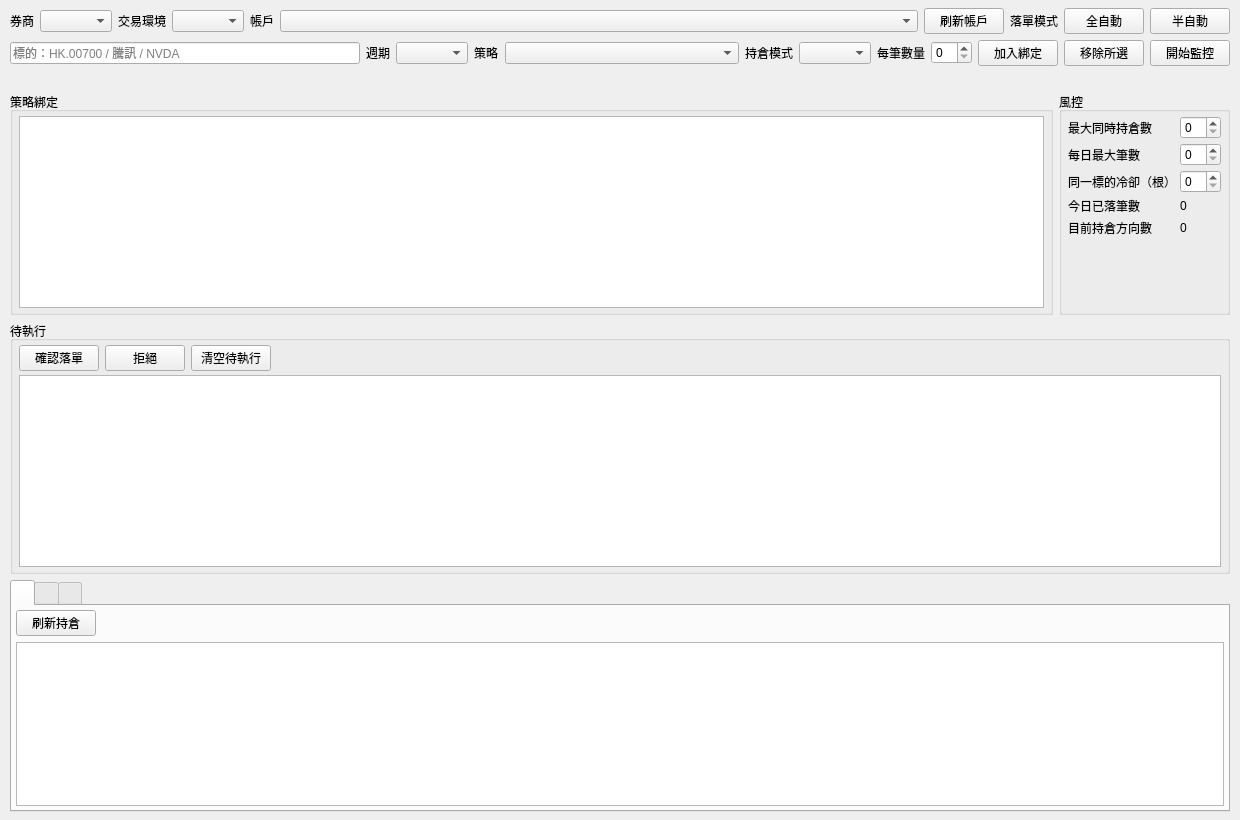
<?xml version="1.0" encoding="UTF-8"?>
<ui version="4.0">
 <class>QuantPage</class>
 <widget class="QWidget" name="quant_page">
  <property name="geometry">
   <rect>
    <x>0</x>
    <y>0</y>
    <width>1240</width>
    <height>820</height>
   </rect>
  </property>
  <layout class="QVBoxLayout" name="pageLayout">
   <property name="leftMargin"><number>10</number></property>
   <property name="topMargin"><number>8</number></property>
   <property name="rightMargin"><number>10</number></property>
   <property name="bottomMargin"><number>8</number></property>
   <property name="spacing"><number>6</number></property>
   <!-- 輸入行 1：交易邊界（券商／環境／帳戶／落單模式）。
        選項內容（券商名單、SIMULATE/REAL、帳戶清單）屬資料 → quant_page.py 按
        modules.registry.BROKERS + modules.trade_base.TRADE_ENVS + trade_accounts 填。
        模式開關（用戶：「兩者都要，頁上有開關」）= 兩個互斥可撳按鈕，狀態一眼睇到。 -->
   <item>
    <layout class="QHBoxLayout" name="connRow">
     <property name="spacing"><number>6</number></property>
     <item>
      <widget class="QLabel" name="qnt_broker_lbl">
       <property name="text"><string>券商</string></property>
      </widget>
     </item>
     <item>
      <widget class="QComboBox" name="qnt_broker"/>
     </item>
     <item>
      <widget class="QLabel" name="qnt_env_lbl">
       <property name="text"><string>交易環境</string></property>
      </widget>
     </item>
     <item>
      <widget class="QComboBox" name="qnt_env"/>
     </item>
     <item>
      <widget class="QLabel" name="qnt_account_lbl">
       <property name="text"><string>帳戶</string></property>
      </widget>
     </item>
     <item>
      <widget class="QComboBox" name="qnt_account">
       <property name="sizePolicy">
        <sizepolicy hsizetype="Expanding" vsizetype="Fixed">
         <horstretch>2</horstretch><verstretch>0</verstretch>
        </sizepolicy>
       </property>
     </widget>
     </item>
     <item>
      <widget class="QPushButton" name="qnt_acc_refresh">
       <property name="text"><string>刷新帳戶</string></property>
      </widget>
     </item>
     <item>
      <widget class="QLabel" name="qnt_mode_lbl">
       <property name="text"><string>落單模式</string></property>
      </widget>
     </item>
     <item>
      <widget class="QPushButton" name="qnt_mode_auto">
       <property name="checkable"><bool>true</bool></property>
       <property name="text"><string>全自動</string></property>
      </widget>
     </item>
     <item>
      <widget class="QPushButton" name="qnt_mode_semi">
       <property name="checkable"><bool>true</bool></property>
       <property name="text"><string>半自動</string></property>
      </widget>
     </item>
    </layout>
   </item>
   <!-- 輸入行 2：新增綁定（標的 × 週期 × 策略 × 持倉模式 × 每筆數量）。
        持倉模式 = position_model.MODES（同回測頁共用一份 enum，label 用 mode_* key）；
        週期清單 = quotes_page.KTYPES；策略清單 = StrategyManager → 一律 code 填 -->
   <item>
    <layout class="QHBoxLayout" name="addRow">
     <property name="spacing"><number>6</number></property>
     <item>
      <widget class="QLineEdit" name="qnt_symbol">
       <property name="sizePolicy">
        <sizepolicy hsizetype="Expanding" vsizetype="Fixed">
         <horstretch>3</horstretch><verstretch>0</verstretch>
        </sizepolicy>
       </property>
       <property name="placeholderText"><string>標的：HK.00700 / 騰訊 / NVDA</string></property>
      </widget>
     </item>
     <item>
      <widget class="QLabel" name="qnt_ktype_lbl">
       <property name="text"><string>週期</string></property>
      </widget>
     </item>
     <item>
      <widget class="QComboBox" name="qnt_ktype"/>
     </item>
     <item>
      <widget class="QLabel" name="qnt_strategy_lbl">
       <property name="text"><string>策略</string></property>
      </widget>
     </item>
     <item>
      <widget class="QComboBox" name="qnt_strategy">
       <property name="sizePolicy">
        <sizepolicy hsizetype="Expanding" vsizetype="Fixed">
         <horstretch>2</horstretch><verstretch>0</verstretch>
        </sizepolicy>
       </property>
      </widget>
     </item>
     <item>
      <widget class="QLabel" name="qnt_mode_pos_lbl">
       <property name="text"><string>持倉模式</string></property>
      </widget>
     </item>
     <item>
      <widget class="QComboBox" name="qnt_mode"/>
     </item>
     <item>
      <widget class="QLabel" name="qnt_qty_lbl">
       <property name="text"><string>每筆數量</string></property>
      </widget>
     </item>
     <item>
      <widget class="QSpinBox" name="qnt_qty"/>
     </item>
     <item>
      <widget class="QPushButton" name="qnt_add_btn">
       <property name="text"><string>加入綁定</string></property>
      </widget>
     </item>
     <item>
      <widget class="QPushButton" name="qnt_remove_btn">
       <property name="text"><string>移除所選</string></property>
      </widget>
     </item>
     <item>
      <widget class="QPushButton" name="qnt_watch_btn">
       <property name="checkable"><bool>true</bool></property>
       <property name="text"><string>開始監控</string></property>
      </widget>
     </item>
    </layout>
   </item>
   <item>
    <layout class="QHBoxLayout" name="statusRow">
     <item>
      <widget class="QLabel" name="qnt_status">
       <property name="sizePolicy">
        <sizepolicy hsizetype="Expanding" vsizetype="Preferred">
         <horstretch>0</horstretch><verstretch>0</verstretch>
        </sizepolicy>
       </property>
       <property name="text"><string/></property>
      </widget>
     </item>
     <item>
      <widget class="QLabel" name="qnt_hint">
       <property name="sizePolicy">
        <sizepolicy hsizetype="Expanding" vsizetype="Preferred">
         <horstretch>2</horstretch><verstretch>0</verstretch>
        </sizepolicy>
       </property>
       <property name="wordWrap"><bool>true</bool></property>
       <property name="text"><string/></property>
      </widget>
     </item>
    </layout>
   </item>
   <!-- 主區：左 = 綁定表（即時執行個體），右 = 風控卡（用戶：「最小三項」，全部可調）。
        兩邊都要睇到先至安全：全自動落單而家受咩限制，一屏過。 -->
   <item>
    <layout class="QHBoxLayout" name="mainRow">
     <property name="spacing"><number>6</number></property>
     <item>
      <widget class="QGroupBox" name="qnt_bind_card">
       <property name="title"><string>策略綁定</string></property>
       <property name="sizePolicy">
        <sizepolicy hsizetype="Expanding" vsizetype="Expanding">
         <horstretch>4</horstretch><verstretch>0</verstretch>
        </sizepolicy>
       </property>
       <layout class="QVBoxLayout" name="bindCol">
        <property name="leftMargin"><number>6</number></property>
        <property name="topMargin"><number>4</number></property>
        <property name="rightMargin"><number>6</number></property>
        <property name="bottomMargin"><number>4</number></property>
        <property name="spacing"><number>4</number></property>
        <item>
         <widget class="QTableView" name="qnt_bind_table"/>
        </item>
       </layout>
      </widget>
     </item>
     <item>
      <widget class="QGroupBox" name="qnt_risk_card">
       <property name="title"><string>風控</string></property>
       <property name="sizePolicy">
        <sizepolicy hsizetype="Preferred" vsizetype="Expanding">
         <horstretch>0</horstretch><verstretch>0</verstretch>
        </sizepolicy>
       </property>
       <layout class="QGridLayout" name="riskGrid">
        <property name="leftMargin"><number>6</number></property>
        <property name="topMargin"><number>4</number></property>
        <property name="rightMargin"><number>6</number></property>
        <property name="bottomMargin"><number>4</number></property>
        <property name="spacing"><number>4</number></property>
        <item row="0" column="0">
         <widget class="QLabel" name="qnt_risk_positions_lbl">
          <property name="text"><string>最大同時持倉數</string></property>
         </widget>
        </item>
        <item row="0" column="1">
         <widget class="QSpinBox" name="qnt_risk_pos"/>
        </item>
        <item row="1" column="0">
         <widget class="QLabel" name="qnt_risk_trades_lbl">
          <property name="text"><string>每日最大筆數</string></property>
         </widget>
        </item>
        <item row="1" column="1">
         <widget class="QSpinBox" name="qnt_risk_trades"/>
        </item>
        <item row="2" column="0">
         <widget class="QLabel" name="qnt_risk_cooldown_lbl">
          <property name="text"><string>同一標的冷卻（根）</string></property>
         </widget>
        </item>
        <item row="2" column="1">
         <widget class="QSpinBox" name="qnt_risk_cool"/>
        </item>
        <item row="3" column="0">
         <widget class="QLabel" name="qnt_risk_today_lbl">
          <property name="text"><string>今日已落筆數</string></property>
         </widget>
        </item>
        <item row="3" column="1">
         <widget class="QLabel" name="qnt_today_val">
          <property name="text"><string>0</string></property>
         </widget>
        </item>
        <item row="4" column="0">
         <widget class="QLabel" name="qnt_risk_open_lbl">
          <property name="text"><string>目前持倉方向數</string></property>
         </widget>
        </item>
        <item row="4" column="1">
         <widget class="QLabel" name="qnt_open_val">
          <property name="text"><string>0</string></property>
         </widget>
        </item>
        <item row="5" column="0" colspan="2">
         <widget class="QLabel" name="qnt_risk_zero_hint">
          <property name="wordWrap"><bool>true</bool></property>
          <property name="text"><string/></property>
         </widget>
        </item>
        <item row="6" column="0" colspan="2">
         <spacer name="riskBottomStretch">
          <property name="orientation"><enum>Qt::Orientation::Vertical</enum></property>
          <property name="sizeType"><enum>QSizePolicy::Policy::Expanding</enum></property>
          <property name="sizeHint" stdset="0"><size><width>20</width><height>20</height></size></property>
         </spacer>
        </item>
       </layout>
      </widget>
     </item>
    </layout>
   </item>
   <!-- 待執行（半自動嘅主戰場，用戶：「人確認先落單」）→ 唔收落 tab，常駐先盡到責任。
        呢度顯示「會做乜」（開/平/反手 + 會落幾張單），唔係已成交。 -->
   <item>
    <widget class="QGroupBox" name="qnt_pending_card">
     <property name="title"><string>待執行</string></property>
     <layout class="QVBoxLayout" name="pendingCol">
      <property name="leftMargin"><number>6</number></property>
      <property name="topMargin"><number>4</number></property>
      <property name="rightMargin"><number>6</number></property>
      <property name="bottomMargin"><number>4</number></property>
      <property name="spacing"><number>4</number></property>
      <item>
       <layout class="QHBoxLayout" name="pendingBtnRow">
        <property name="spacing"><number>6</number></property>
        <item>
         <widget class="QPushButton" name="qnt_confirm_btn">
          <property name="text"><string>確認落單</string></property>
         </widget>
        </item>
        <item>
         <widget class="QPushButton" name="qnt_reject_btn">
          <property name="text"><string>拒絕</string></property>
         </widget>
        </item>
        <item>
         <widget class="QPushButton" name="qnt_clear_pending">
          <property name="text"><string>清空待執行</string></property>
         </widget>
        </item>
        <item>
         <widget class="QLabel" name="qnt_confirm_hint">
          <property name="sizePolicy">
           <sizepolicy hsizetype="Expanding" vsizetype="Preferred">
            <horstretch>0</horstretch><verstretch>0</verstretch>
           </sizepolicy>
          </property>
          <property name="text"><string/></property>
         </widget>
        </item>
       </layout>
      </item>
      <item>
       <widget class="QTableView" name="qnt_pending_table"/>
      </item>
     </layout>
    </widget>
   </item>
   <!-- 持倉／訂單 = 券商帳戶嘅真相（唔係本頁模擬）；事件日誌 = 每次訊號/落單/風控如實記錄。
        tab 標題屬文案 → quant_page.py 用 setTabText（QTabWidget 嘅 tab 唔係 widget） -->
   <item>
    <widget class="QTabWidget" name="qnt_tabs">
     <property name="sizePolicy">
      <sizepolicy hsizetype="Expanding" vsizetype="Expanding">
       <horstretch>0</horstretch><verstretch>2</verstretch>
      </sizepolicy>
     </property>
     <widget class="QWidget" name="tab_positions">
      <attribute name="title"><string/></attribute>
      <layout class="QVBoxLayout" name="tabPosLayout">
       <property name="leftMargin"><number>4</number></property>
       <property name="topMargin"><number>4</number></property>
       <property name="rightMargin"><number>4</number></property>
       <property name="bottomMargin"><number>4</number></property>
       <item>
        <layout class="QHBoxLayout" name="posBtnRow">
         <property name="spacing"><number>6</number></property>
         <item>
          <widget class="QPushButton" name="qnt_refresh_pos">
           <property name="text"><string>刷新持倉</string></property>
          </widget>
         </item>
         <item>
          <widget class="QLabel" name="qnt_pos_note">
           <property name="sizePolicy">
            <sizepolicy hsizetype="Expanding" vsizetype="Preferred">
             <horstretch>0</horstretch><verstretch>0</verstretch>
            </sizepolicy>
           </property>
           <property name="text"><string/></property>
          </widget>
         </item>
        </layout>
       </item>
       <item>
        <widget class="QTableView" name="qnt_pos_table"/>
       </item>
      </layout>
     </widget>
     <widget class="QWidget" name="tab_orders">
      <attribute name="title"><string/></attribute>
      <layout class="QVBoxLayout" name="tabOrdersLayout">
       <property name="leftMargin"><number>4</number></property>
       <property name="topMargin"><number>4</number></property>
       <property name="rightMargin"><number>4</number></property>
       <property name="bottomMargin"><number>4</number></property>
       <item>
        <layout class="QHBoxLayout" name="orderBtnRow">
         <property name="spacing"><number>6</number></property>
         <item>
          <widget class="QPushButton" name="qnt_refresh_orders">
           <property name="text"><string>刷新訂單</string></property>
          </widget>
         </item>
         <item>
          <widget class="QLabel" name="qnt_orders_note">
           <property name="sizePolicy">
            <sizepolicy hsizetype="Expanding" vsizetype="Preferred">
             <horstretch>0</horstretch><verstretch>0</verstretch>
            </sizepolicy>
           </property>
           <property name="text"><string/></property>
          </widget>
         </item>
        </layout>
       </item>
       <item>
        <widget class="QTableView" name="qnt_order_table"/>
       </item>
      </layout>
     </widget>
     <widget class="QWidget" name="tab_log">
      <attribute name="title"><string/></attribute>
      <layout class="QVBoxLayout" name="tabLogLayout">
       <property name="leftMargin"><number>4</number></property>
       <property name="topMargin"><number>4</number></property>
       <property name="rightMargin"><number>4</number></property>
       <property name="bottomMargin"><number>4</number></property>
       <item>
        <layout class="QHBoxLayout" name="logBtnRow">
         <property name="spacing"><number>6</number></property>
         <item>
          <widget class="QPushButton" name="qnt_log_clear">
           <property name="text"><string>清空日誌</string></property>
          </widget>
         </item>
        </layout>
       </item>
       <item>
        <widget class="QPlainTextEdit" name="qnt_event_log">
         <property name="readOnly"><bool>true</bool></property>
         <property name="maximumBlockCount"><number>2000</number></property>
        </widget>
       </item>
      </layout>
     </widget>
    </widget>
   </item>
  </layout>
 </widget>
 <resources/>
 <connections/>
</ui>
